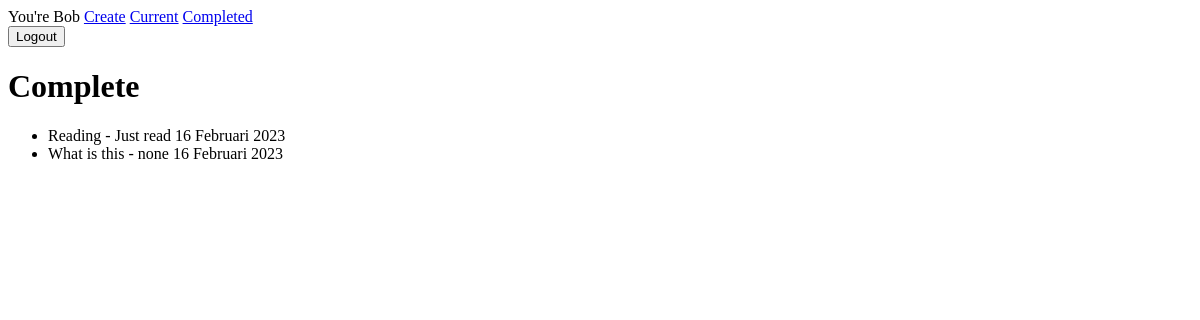
/complete/ (signed in), run on an earlier commit of the app's database.
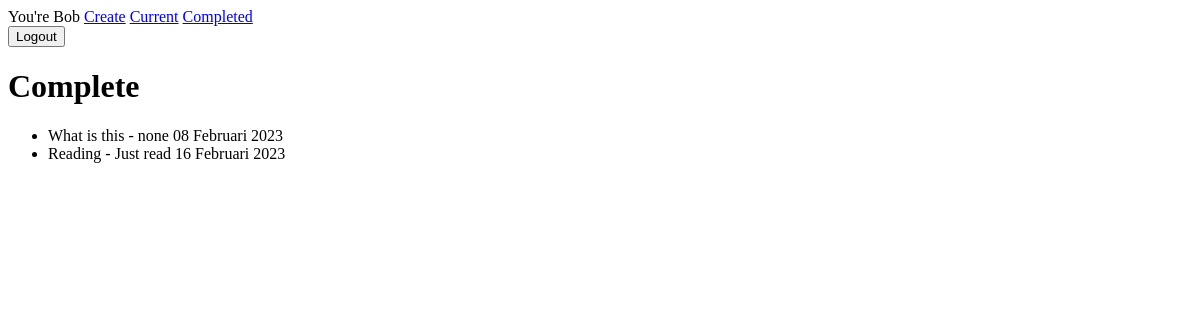
And on a later commit of the database.
### todo/models.py (models this page shows, shortened)
class Todo(models.Model):
    title = models.CharField(max_length=100)
    memo = models.TextField(blank=True)
    created = models.DateTimeField(auto_now_add=True)
    dateCompleted = models.DateTimeField(null=True, blank=True)
    important = models.BooleanField(default=False)
    user = models.ForeignKey(User, on_delete=models.CASCADE)

### todo/views.py (the view)
# urls.py: path('complete/', views.completedtodos, name='completedtodos'),
@login_required
def completedtodos(request):
    todos = Todo.objects.filter(user=request.user, dateCompleted__isnull=False).order_by('dateCompleted')
    return render(request, 'todo/completetodos.html', {'todos':todos})

### todo/templates/todo/completetodos.html (shortened to what this page needs)
{% extends 'todo/base.html' %}
{% block content %}
    <h1>Complete</h1>
    <ul>
        {% for todo in todos %}
            <li>
                    {{ todo.title }}
                {% if todo.memo %} - {{ todo.memo }}{% endif %}
                {{ todo.dateCompleted|date:'d F o' }}
            </li>
        {% endfor %}
    </ul>
{% endblock %}

### todo/templates/todo/base.html (shortened to what this page needs)
{% if user.is_authenticated %}
    You're {{ user.username }}
    <a href="{% url 'createtodos' %}">Create</a>
    <a href="{% url 'currenttodos' %}">Current</a>
    <a href="{% url 'completedtodos' %}">Completed</a>
    <form action="{% url 'logout' %}" method="POST">
        <button type="submit">Logout</button>
    </form>
{% else %}
    <a href="{% url 'signup' %}">Signup</a>
    <a href="{% url 'signin' %}">Signin</a>
{% endif %}
{% block content %}{% endblock %}

What changed in the data, as far as the page shows it:
changed Todo "What is this": dateCompleted "16 Februari 2023" → "08 Februari 2023"; moves up the list
